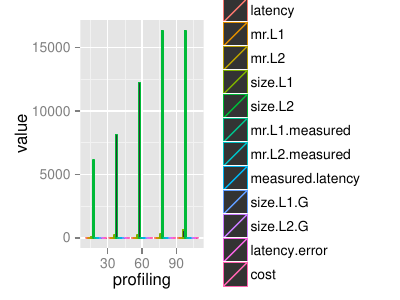

This chart was generated by the following R code:
#!/usr/bin/env Rscript
library(reshape2)
library(ggplot2)
online <- read.table(file.path("..","memcached-data","online.csv"),sep="\t",header=TRUE)

online$measured.latency = (1-online$mr.L1.measured)*0.1 + (online$mr.L2.measured - online$mr.L1.measured)*0.2 + online$mr.L2.measured*10
online$size.L1.G = online$size.L1 / 1024
online$size.L2.G = (online$size.L2-online$size.L1) / 1024

online$latency.error = (online$latency - online$measured.latency)/ online$measured.latency


online$cost = online$size.L1.G * 10 + online$size.L2.G * 0.68

online.m <- melt(online,id=c("profiling"))
print(online)


pdf(file="online.pdf",width=4,height=3)
ggplot(data = online.m, aes(x=profiling, y=value, group=variable))+
   geom_bar(stat="identity", position="dodge",aes(color=variable))
dev.off()
